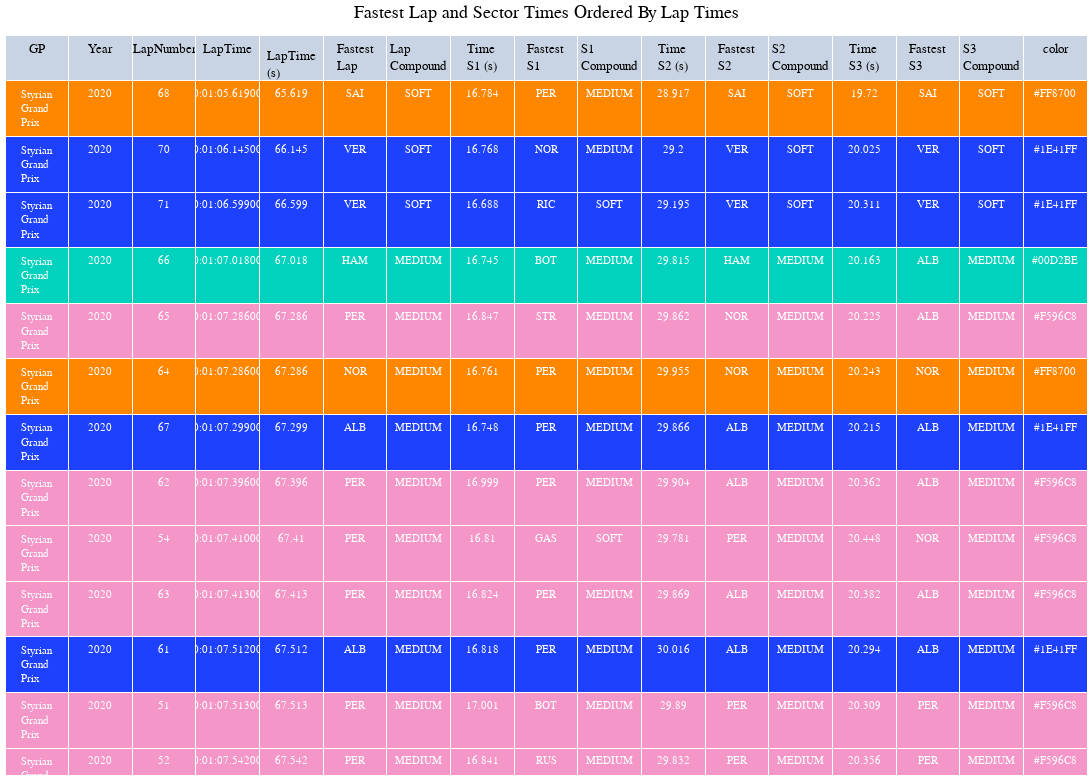

Notebook code cell kept with this figure:
### Code cell
import plotly.graph_objects as go
# colors = n_colors('rgb(255, 200, 200)', 'rgb(200, 0, 0)', 9, colortype='rgb')

fig2 = go.Figure(go.Table
 (header={"values": LapTime_ordered.columns},
  cells=dict(
    values=LapTime_ordered.T.values,
    fill_color=[LapTime_ordered.color],
    align='center', font=dict(color='white', size=11)
    ))
 )

# fig2.update_layout(
#     updatemenus=[
#         {
#             "buttons": [
#                 {
#                     "label": c,
#                     "method": "update",
#                     "args": [
#                         {
#                             "cells": {
#                                 "values": LapTime_ordered.T.values
#                                 if c == "All"
#                                 else LapTime_ordered.loc[LapTime_ordered["LapNumber"].eq(c)].T.values
#                             }
#                         }
#                     ],
#                 }
#                 for c in ["All"] + LapTime_ordered["LapNumber"].unique().tolist()
#             ]
#         }
#     ]
# )

fig2.update_layout(
    title="Fastest Lap and Sector Times Ordered By Lap Times",
        title_x=0.5,
    yaxis = dict(tickfont = dict(size=15)),
    xaxis = dict(tickfont = dict(size=15)),
    font=dict(
        family="PT Sans Narrow",
        size=13,
        color="Black"
    ),
    height=780,
    width=1200,
    title_font_family="PT Sans Narrow",
    margin=dict(l=5, r=5, t=35, b=5),
)


fig2.show()

### Figure 1 — Plotly figure (JSON) as saved in the notebook; plotly's stock layout.template omitted (floating-point values rounded to 4 significant figures; data arrays with more than 128 entries replaced by an {"elided": "..."} marker saying what was removed)
{"data": [{"cells": {"align": "center", "fill": {"color": [["#FF8700", "#1E41FF", "#1E41FF", "#00D2BE", "#F596C8", "#FF8700", "#1E41FF", "#F596C8", "#F596C8", "#F596C8", "#1E41FF", "#F596C8", "#F596C8", "#F596C8", "#F596C8", "#F596C8", "#00D2BE", "#00D2BE", "#00D2BE", "#00D2BE", "#1E41FF", "#00D2BE", "#1E41FF", "#00D2BE", "#00D2BE", "#1E41FF", "#00D2BE", "#00D2BE", "#00D2BE", "#00D2BE", "#1E41FF", "#00D2BE", "#00D2BE", "#00D2BE", "#1E41FF", "#00D2BE", "#F596C8", "#1E41FF", "#00D2BE", "#00D2BE", "#1E41FF", "#1E41FF", "#00D2BE", "#1E41FF", "#1E41FF", "#00D2BE", "#1E41FF", "#00D2BE", "#00D2BE", "#00D2BE", "#1E41FF", "#00D2BE", "#00D2BE", "#00D2BE", "#00D2BE", "#00D2BE", "#00D2BE", "#00D2BE", "#00D2BE", "#00D2BE", "#00D2BE", "#00D2BE", "#00D2BE", "#00D2BE", "#00D2BE", "#1E41FF", "#00D2BE", "#00D2BE", "#F596C8", "#FF8700"]]}, "font": {"color": "white", "size": 11}, "values": {"elided": "17x70 mixed values"}}, "header": {"values": ["GP", "Year", "LapNumber", "LapTime", "LapTime (s)", "Fastest Lap", "Lap Compound", "Time S1 (s)", "Fastest S1", "S1 Compound", "Time S2 (s)", "Fastest S2", "S2 Compound", "Time S3 (s)", "Fastest S3", "S3 Compound", "color"]}, "type": "table"}], "layout": {"font": {"color": "Black", "family": "PT Sans Narrow", "size": 13}, "height": 780, "margin": {"b": 5, "l": 5, "r": 5, "t": 35}, "title": {"font": {"family": "PT Sans Narrow"}, "text": "Fastest Lap and Sector Times Ordered By Lap Times", "x": 0.5}, "width": 1200, "xaxis": {"tickfont": {"size": 15}}, "yaxis": {"tickfont": {"size": 15}}}}
